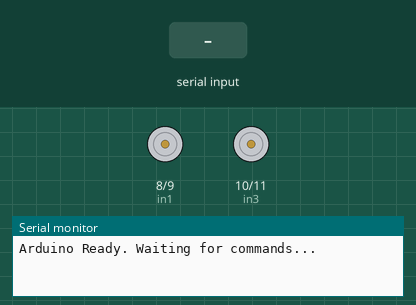
The sketch below on a simulated Arduino Uno, built with avr-gcc and run on an emulated ATmega328P. On the bench: motor-driver pin pairs drawn as motors (green arrow = first pin HIGH = forward, orange = second pin HIGH = backward, longer = more drive, scaled by the enable pin), the last lines printed to the serial monitor. Inputs (shaded band) come from the test bench.

Above: at 1.2 s.
1.3 s: "FORWARD\n" received over the second serial link
At 1.9 s:
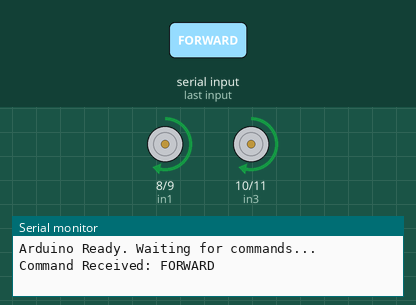
2.8 s: "BACKWARD\n" received over the second serial link
At 3.1 s:
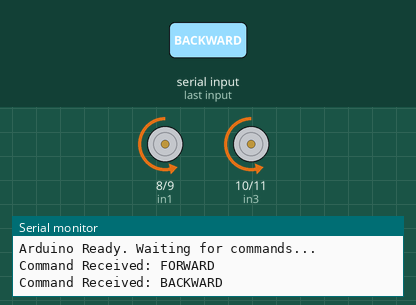
4.3 s: "LEFT\n" received over the second serial link
At 5.4 s:
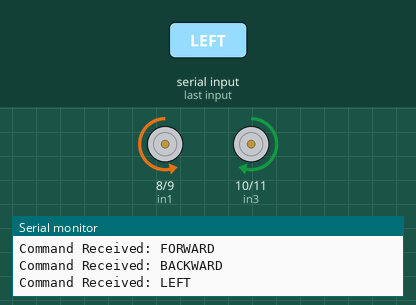
5.8 s: "RIGHT\n" received over the second serial link
At 6.5 s:
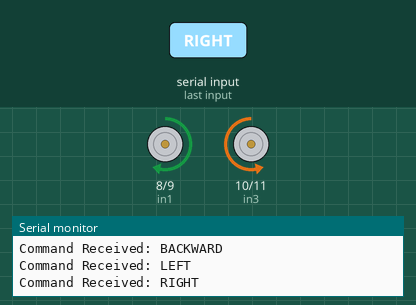
Timing chart, 0 to 8.3 s (numbered marks = the images above; inputs shaded):
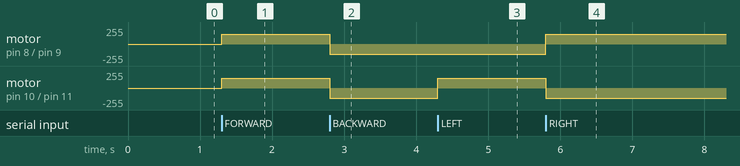

The sketch:

motor_control.ino
```cpp
#include <SoftwareSerial.h>

// Define pins for communication with NodeMCU
// RX on Arduino (Connect to NodeMCU TX), TX on Arduino (Connect to NodeMCU RX)
SoftwareSerial nodeMcuSerial(2, 3);

// Motor A Connections (Left Side Wheels)
int enA = 5;
int in1 = 8;
int in2 = 9;

// Motor B Connections (Right Side Wheels)
int enB = 6;
int in3 = 10;
int in4 = 11;

// Variable to store command
String command = "";
// Speed variable (0-255)
int motorSpeed = 150; // Start at moderate speed

void setup() {
  // Start Serial Monitor for debugging
  Serial.begin(9600);
  // Start communication with NodeMCU
  nodeMcuSerial.begin(9600);

  // Set all motor control pins to outputs
  pinMode(enA, OUTPUT);
  pinMode(enB, OUTPUT);
  pinMode(in1, OUTPUT);
  pinMode(in2, OUTPUT);
  pinMode(in3, OUTPUT);
  pinMode(in4, OUTPUT);

  // Initial state: Motors off
  stopCar();
  Serial.println("Arduino Ready. Waiting for commands...");
}

void loop() {
  // Check if data is coming from NodeMCU
  if (nodeMcuSerial.available() > 0) {
    // Read the incoming string until a newline character
    command = nodeMcuSerial.readStringUntil('\n');
    command.trim(); // Remove any extra spaces

    Serial.print("Command Received: ");
    Serial.println(command);

    // Execute function based on command
    if (command == "FORWARD") {
      moveForward();
    }
    else if (command == "BACKWARD") {
      moveBackward();
    }
    else if (command == "LEFT") {
      turnLeft();
    }
    else if (command == "RIGHT") {
      turnRight();
    }
    else if (command == "STOP") {
      stopCar();
    }
    // Optional: Add logic to change speed here if needed
  }
}

// --- Movement Functions ---

void moveForward() {
  digitalWrite(in1, HIGH);
  digitalWrite(in2, LOW);
  digitalWrite(in3, HIGH);
  digitalWrite(in4, LOW);
  analogWrite(enA, motorSpeed);
  analogWrite(enB, motorSpeed);
}

void moveBackward() {
  digitalWrite(in1, LOW);
  digitalWrite(in2, HIGH);
  digitalWrite(in3, LOW);
  digitalWrite(in4, HIGH);
  analogWrite(enA, motorSpeed);
  analogWrite(enB, motorSpeed);
}

void turnLeft() {
  // Left motors backward, Right motors forward
  digitalWrite(in1, LOW);
  digitalWrite(in2, HIGH);
  digitalWrite(in3, HIGH);
  digitalWrite(in4, LOW);
  analogWrite(enA, motorSpeed);
  analogWrite(enB, motorSpeed);
}

void turnRight() {
  // Left motors forward, Right motors backward
  digitalWrite(in1, HIGH);
  digitalWrite(in2, LOW);
  digitalWrite(in3, LOW);
  digitalWrite(in4, HIGH);
  analogWrite(enA, motorSpeed);
  analogWrite(enB, motorSpeed);
}

void stopCar() {
  digitalWrite(in1, LOW);
  digitalWrite(in2, LOW);
  digitalWrite(in3, LOW);
  digitalWrite(in4, LOW);
  analogWrite(enA, 0);
  analogWrite(enB, 0);
}
```

Measured:
- after the input at 1.3 s, motor on pin 8 (in1) / pin 9 (in2), motor on pin 10 (in3) / pin 11 (in4): stopped → forward 150/255 at once
- after the input at 2.8 s, motor on pin 8 (in1) / pin 9 (in2), motor on pin 10 (in3) / pin 11 (in4): forward 150/255 → backward 150/255 at once
- after the input at 4.3 s, motor on pin 10 (in3) / pin 11 (in4): backward 150/255 → forward 150/255 at once
- after the input at 5.8 s, motor on pin 8 (in1) / pin 9 (in2): backward 150/255 → forward 150/255 at once; motor on pin 10 (in3) / pin 11 (in4): forward 150/255 → backward 150/255 at once
